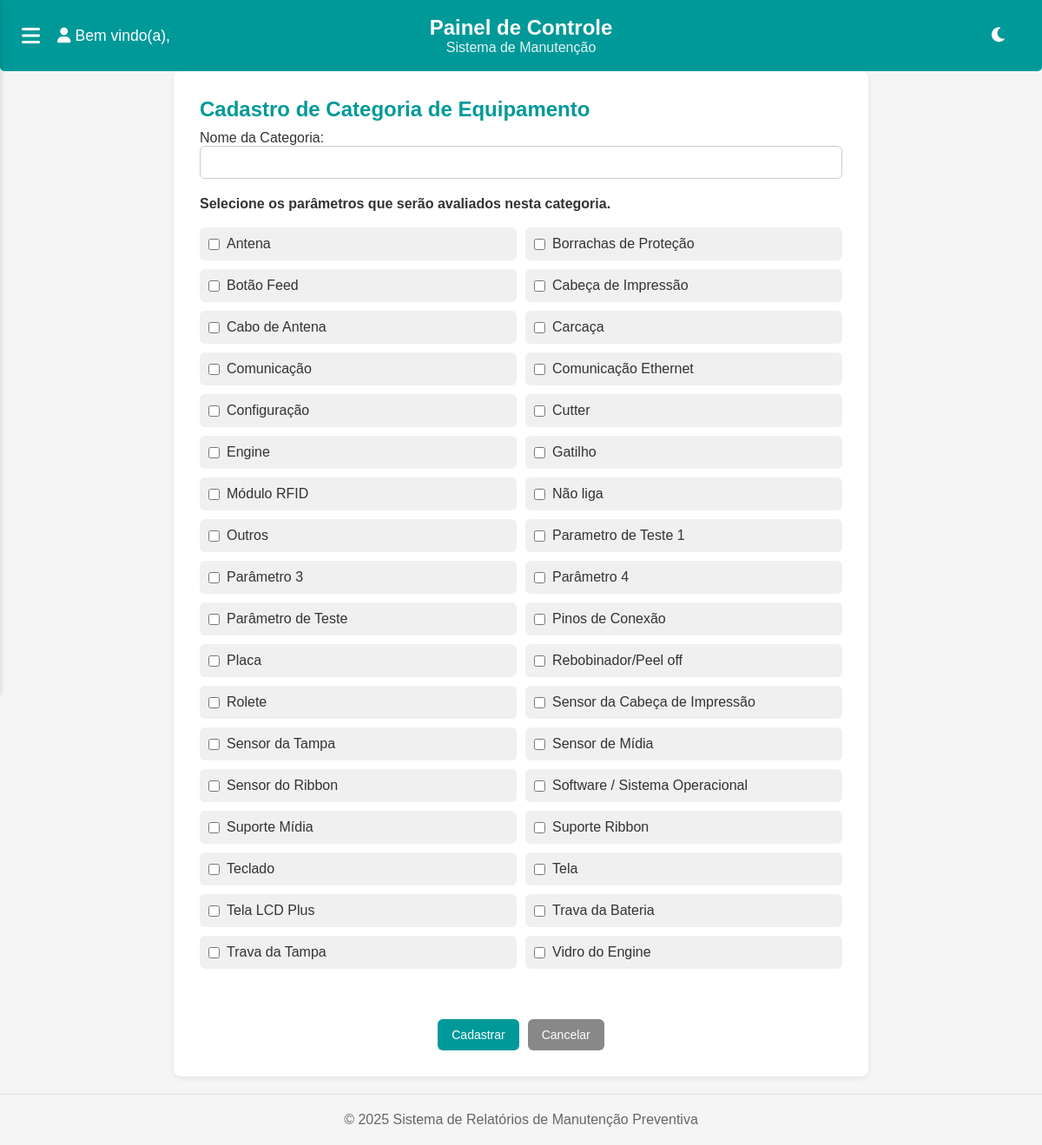
/equipamentos/categorias/cadastrar/, run on the app's committed database.
### equipamentos/models.py (models this page shows, shortened)
class ParametroEquipamento(models.Model):
    nome = models.CharField(max_length=100, unique=True)
    avaliacao_ajuda = models.CharField(
        max_length=300,
        blank=True,
        verbose_name="Como avaliar o parâmetro",
    )

### equipamentos/views.py (the view, shortened to what this page needs)
# urls.py: path('categorias/cadastrar/', views.cadastrar_categoria, name='cadastrar_categoria'),
def cadastrar_categoria(request):
    parametros = ParametroEquipamento.objects.all()
    return render(request, 'categorias/cadastrar_categoria.html', {'parametros': parametros})

### equipamentos/templates/categorias/cadastrar_categoria.html (shortened to what this page needs)
{% extends 'base.html' %}
{% load static %}
{% block content %}
<div class="card-form">
    <h2>Cadastro de Categoria de Equipamento</h2>
    <form method="post">
        <div class="form-group">
            <label for="nome">Nome da Categoria:</label>
            <input type="text" id="nome" name="nome" required>
        </div>
        <h4>Selecione os parâmetros que serão avaliados nesta categoria.<h4><br>
        <div class="form-group">
            <div class="checkbox-grid">
                {% for parametro in parametros|dictsort:"nome" %}
                    <label class="checkbox-item">
                        <input type="checkbox" name="parametros" value="{{ parametro.id }}">
                        <span class="parametro-nome">{{ parametro.nome }}</span>
                    </label>
                {% endfor %}
            </div>
        </div>
        <br>
        <div class="form-actions">
            <button type="submit" class="btn btn-primary">Cadastrar</button>
            <a href="{% url 'equipamentos:listar_categorias' %}" class="btn btn-secondary">Cancelar</a>
        </div>
    </form>
</div>
{% endblock %}

### static/css/global.css (style rules this page uses)
* { margin: 0; padding: 0; box-sizing: border-box; font-family: Arial, sans-serif; }
:root { --primary-color: #009999; --secondary-color: #008080; --background-color: #f5f5f5; --card-background: white; --subcard-background: #f0f0f0; --text-color: #333; --text-secondary: #666; }
body { background-color: var(--background-color); color: var(--text-color); min-height: 100vh; margin: 0; display: flex; flex-direction: column; }
label { color: var(--text-color); }
input[type="text"], input[type="date"], input[type="email"], input[type="tel"], input[type="password"], textarea, select { background-color: var(--card-background); color: var(--text-color); border-color: var(--text-secondary); }
button { background-color: #009999; color: white; border: none; padding: 10px 20px; border-radius: 5px; cursor: pointer; font-size: 14px; transition: all 0.3s ease; }
.btn { display: inline-block; padding: 10px 18px; font-size: 14px; font-weight: 500; text-align: center; text-decoration: none; border: none; border-radius: 6px; cursor: pointer; transition: background-color 0.3s ease; color: white; background-color: var(--primary-color); }
.btn-primary { background-color: var(--primary-color); color: white; }
.btn { background-color: var(--primary-color); color: white; border: none; padding: 10px 16px; border-radius: 6px; cursor: pointer; font-size: 14px; text-decoration: none; transition: background-color 0.3s ease; white-space: nowrap; }
.btn-secondary { background-color: #888; }
.card-form { background-color: var(--card-background); padding: 30px; border-radius: 8px; max-width: 800px; margin: 0 auto; box-shadow: 0 2px 6px rgba(0, 0, 0, 0.08); }
.card-form h2 { margin-bottom: 10px; color: var(--primary-color); }
.form-group { margin-bottom: 20px; }
.form-group input[type="text"] { width: 100%; padding: 10px; border: 1px solid #ccc; border-radius: 6px; font-size: 14px; }
.checkbox-grid { display: grid; grid-template-columns: repeat(auto-fill, minmax(250px, 1fr)); gap: 10px; }
.checkbox-item { background-color: var(--subcard-background); padding: 10px; border-radius: 6px; display: flex; align-items: center; gap: 8px; transition: background-color 0.3s ease; }
.parametro-nome { font-weight: 500; }
.form-actions { display: flex; gap: 10px; justify-content: center; margin-top: 20px; }

### equipamentos/templates/categorias/cadastrar_categoria.html (style rules this page uses)
.card-form { background-color: var(--card-background); padding: 30px; border-radius: 8px; max-width: 800px; margin: 0 auto; box-shadow: 0 2px 6px rgba(0, 0, 0, 0.08); }
.card-form h2 { margin-bottom: 10px; color: var(--primary-color); }
.form-group { margin-bottom: 20px; }
.form-group input[type="text"] { width: 100%; padding: 10px; border: 1px solid #ccc; border-radius: 6px; font-size: 14px; }
.checkbox-grid { display: grid; grid-template-columns: repeat(auto-fill, minmax(250px, 1fr)); gap: 10px; }
.checkbox-item { background-color: var(--subcard-background); padding: 10px; border-radius: 6px; display: flex; align-items: center; gap: 8px; transition: background-color 0.3s ease; }
.parametro-nome { font-weight: 500; }
.form-actions { display: flex; gap: 10px; justify-content: center; }

### data on the page
ParametroEquipamento: nome "Antena"
ParametroEquipamento: nome "Borrachas de Proteção"
ParametroEquipamento: nome "Botão Feed"
ParametroEquipamento: nome "Cabeça de Impressão"
ParametroEquipamento: nome "Cabo de Antena"
ParametroEquipamento: nome "Carcaça"
ParametroEquipamento: nome "Comunicação"
ParametroEquipamento: nome "Comunicação Ethernet"
ParametroEquipamento: nome "Configuração"
ParametroEquipamento: nome "Cutter"
ParametroEquipamento: nome "Engine"
ParametroEquipamento: nome "Gatilho"
ParametroEquipamento: nome "Módulo RFID"
ParametroEquipamento: nome "Não liga"
ParametroEquipamento: nome "Outros"
ParametroEquipamento: nome "Parametro de Teste 1"
ParametroEquipamento: nome "Parâmetro 3"
ParametroEquipamento: nome "Parâmetro 4"
ParametroEquipamento: nome "Parâmetro de Teste"
ParametroEquipamento: nome "Pinos de Conexão"
ParametroEquipamento: nome "Placa"
ParametroEquipamento: nome "Rebobinador/Peel off"
ParametroEquipamento: nome "Rolete"
ParametroEquipamento: nome "Sensor da Cabeça de Impressão"
ParametroEquipamento: nome "Sensor da Tampa"
ParametroEquipamento: nome "Sensor de Mídia"
ParametroEquipamento: nome "Sensor do Ribbon"
ParametroEquipamento: nome "Software / Sistema Operacional"
ParametroEquipamento: nome "Suporte Mídia"
ParametroEquipamento: nome "Suporte Ribbon"
ParametroEquipamento: nome "Teclado"
ParametroEquipamento: nome "Tela"
ParametroEquipamento: nome "Tela LCD Plus"
ParametroEquipamento: nome "Trava da Bateria"
ParametroEquipamento: nome "Trava da Tampa"
ParametroEquipamento: nome "Vidro do Engine"
